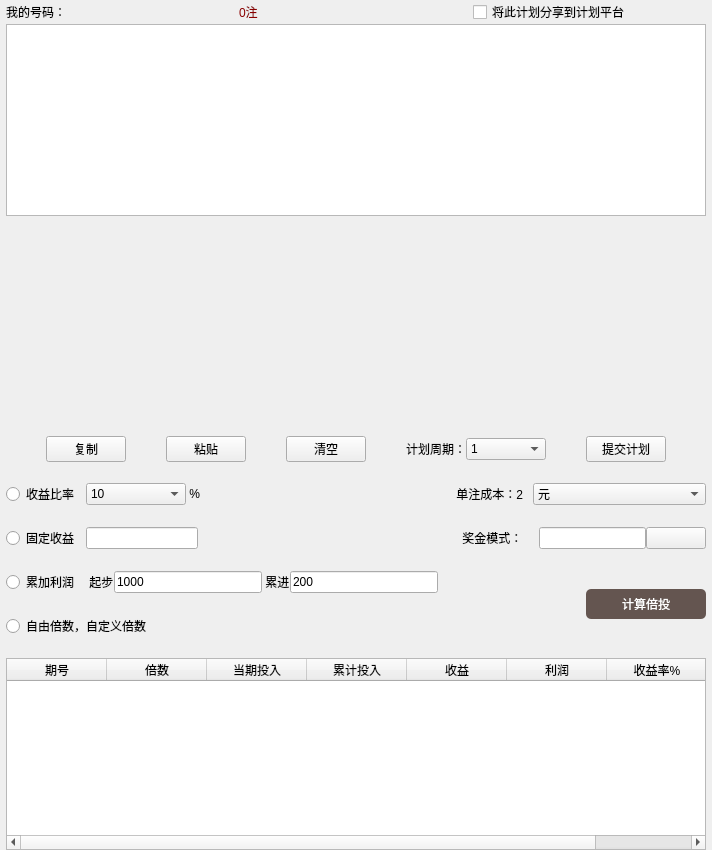
        <widget class="QWidget" name="widget" native="true">
         <property name="sizePolicy">
          <sizepolicy hsizetype="Preferred" vsizetype="Preferred">
           <horstretch>0</horstretch>
           <verstretch>1</verstretch>
          </sizepolicy>
         </property>
         <layout class="QVBoxLayout" name="verticalLayout_10">
          <property name="spacing">
           <number>0</number>
          </property>
          <property name="leftMargin">
           <number>0</number>
          </property>
          <property name="topMargin">
           <number>0</number>
          </property>
          <property name="rightMargin">
           <number>0</number>
          </property>
          <property name="bottomMargin">
           <number>0</number>
          </property>
          <item>
           <layout class="QVBoxLayout" name="verticalLayout_9">
            <property name="leftMargin">
             <number>6</number>
            </property>
            <property name="rightMargin">
             <number>6</number>
            </property>
            <item>
             <layout class="QHBoxLayout" name="horizontalLayout_13">
              <item>
               <widget class="QLabel" name="label_7">
                <property name="text">
                 <string>我的号码：</string>
                </property>
               </widget>
              </item>
              <item>
               <widget class="QLabel" name="label_8">
                <property name="styleSheet">
                 <string notr="true">color: darkred;</string>
                </property>
                <property name="text">
                 <string>0注</string>
                </property>
               </widget>
              </item>
              <item>
               <widget class="QCheckBox" name="checkBox_47">
                <property name="text">
                 <string>将此计划分享到计划平台</string>
                </property>
               </widget>
              </item>
             </layout>
            </item>
            <item>
             <widget class="QTextEdit" name="textEdit"/>
            </item>
            <item>
             <widget class="QWidget" name="widget_2" native="true">
              <property name="minimumSize">
               <size>
                <width>0</width>
                <height>200</height>
               </size>
              </property>
             </widget>
            </item>
            <item>
             <spacer name="horizontalSpacer_24">
              <property name="orientation">
               <enum>Qt::Horizontal</enum>
              </property>
              <property name="sizeHint" stdset="0">
               <size>
                <width>40</width>
                <height>20</height>
               </size>
              </property>
             </spacer>
            </item>
            <item>
             <layout class="QHBoxLayout" name="horizontalLayout_15">
              <item>
               <spacer name="horizontalSpacer_22">
                <property name="orientation">
                 <enum>Qt::Horizontal</enum>
                </property>
                <property name="sizeHint" stdset="0">
                 <size>
                  <width>40</width>
                  <height>20</height>
                 </size>
                </property>
               </spacer>
              </item>
              <item>
               <widget class="QPushButton" name="pushButton">
                <property name="text">
                 <string>复制</string>
                </property>
               </widget>
              </item>
              <item>
               <spacer name="horizontalSpacer_18">
                <property name="orientation">
                 <enum>Qt::Horizontal</enum>
                </property>
                <property name="sizeHint" stdset="0">
                 <size>
                  <width>40</width>
                  <height>20</height>
                 </size>
                </property>
               </spacer>
              </item>
              <item>
               <widget class="QPushButton" name="pushButton_2">
                <property name="text">
                 <string>粘贴</string>
                </property>
               </widget>
              </item>
              <item>
               <spacer name="horizontalSpacer_19">
                <property name="orientation">
                 <enum>Qt::Horizontal</enum>
                </property>
                <property name="sizeHint" stdset="0">
                 <size>
                  <width>40</width>
                  <height>20</height>
                 </size>
                </property>
               </spacer>
              </item>
              <item>
               <widget class="QPushButton" name="pushButton_3">
                <property name="text">
                 <string>清空</string>
                </property>
               </widget>
              </item>
              <item>
               <spacer name="horizontalSpacer_20">
                <property name="orientation">
                 <enum>Qt::Horizontal</enum>
                </property>
                <property name="sizeHint" stdset="0">
                 <size>
                  <width>40</width>
                  <height>20</height>
                 </size>
                </property>
               </spacer>
              </item>
              <item>
               <layout class="QHBoxLayout" name="horizontalLayout_14">
                <item>
                 <widget class="QLabel" name="label_9">
                  <property name="text">
                   <string>计划周期：</string>
                  </property>
                 </widget>
                </item>
                <item>
                 <widget class="QComboBox" name="comboBox">
                  <property name="minimumSize">
                   <size>
                    <width>80</width>
                    <height>0</height>
                   </size>
                  </property>
                  <property name="maximumSize">
                   <size>
                    <width>80</width>
                    <height>16777215</height>
                   </size>
                  </property>
                  <item>
                   <property name="text">
                    <string>1</string>
                   </property>
                  </item>
                  <item>
                   <property name="text">
                    <string>2</string>
                   </property>
                  </item>
                  <item>
                   <property name="text">
                    <string>3</string>
                   </property>
                  </item>
                  <item>
                   <property name="text">
                    <string>4</string>
                   </property>
                  </item>
                  <item>
                   <property name="text">
                    <string>5</string>
                   </property>
                  </item>
                  <item>
                   <property name="text">
                    <string>6</string>
                   </property>
                  </item>
                  <item>
                   <property name="text">
                    <string>7</string>
                   </property>
                  </item>
                  <item>
                   <property name="text">
                    <string>8</string>
                   </property>
                  </item>
                  <item>
                   <property name="text">
                    <string>9</string>
                   </property>
                  </item>
                  <item>
                   <property name="text">
                    <string>10</string>
                   </property>
                  </item>
                  <item>
                   <property name="text">
                    <string>11</string>
                   </property>
                  </item>
                  <item>
                   <property name="text">
                    <string>12</string>
                   </property>
                  </item>
                  <item>
                   <property name="text">
                    <string>13</string>
                   </property>
                  </item>
                  <item>
                   <property name="text">
                    <string>14</string>
                   </property>
                  </item>
                  <item>
                   <property name="text">
                    <string>15</string>
                   </property>
                  </item>
                  <item>
                   <property name="text">
                    <string>16</string>
                   </property>
                  </item>
                  <item>
                   <property name="text">
                    <string>17</string>
                   </property>
                  </item>
                  <item>
                   <property name="text">
                    <string>18</string>
                   </property>
                  </item>
                  <item>
                   <property name="text">
                    <string>19</string>
                   </property>
                  </item>
                  <item>
                   <property name="text">
                    <string>20</string>
                   </property>
                  </item>
                  <item>
                   <property name="text">
                    <string>21</string>
                   </property>
                  </item>
                  <item>
                   <property name="text">
                    <string>22</string>
                   </property>
                  </item>
                  <item>
                   <property name="text">
                    <string>23</string>
                   </property>
                  </item>
                  <item>
                   <property name="text">
                    <string>24</string>
                   </property>
                  </item>
                  <item>
                   <property name="text">
                    <string>25</string>
                   </property>
                  </item>
                  <item>
                   <property name="text">
                    <string>26</string>
                   </property>
                  </item>
                  <item>
                   <property name="text">
                    <string>27</string>
                   </property>
                  </item>
                  <item>
                   <property name="text">
                    <string>28</string>
                   </property>
                  </item>
                  <item>
                   <property name="text">
                    <string>29</string>
                   </property>
                  </item>
                  <item>
                   <property name="text">
                    <string>30</string>
                   </property>
                  </item>
                  <item>
                   <property name="text">
                    <string>31</string>
                   </property>
                  </item>
                  <item>
                   <property name="text">
                    <string>32</string>
                   </property>
                  </item>
                  <item>
                   <property name="text">
                    <string>33</string>
                   </property>
                  </item>
                  <item>
                   <property name="text">
                    <string>34</string>
                   </property>
                  </item>
                  <item>
                   <property name="text">
                    <string>35</string>
                   </property>
                  </item>
                  <item>
                   <property name="text">
                    <string>36</string>
                   </property>
                  </item>
                  <item>
                   <property name="text">
                    <string>37</string>
                   </property>
                  </item>
                  <item>
                   <property name="text">
                    <string>38</string>
                   </property>
                  </item>
                  <item>
                   <property name="text">
                    <string>39</string>
                   </property>
                  </item>
                  <item>
                   <property name="text">
                    <string>40</string>
                   </property>
                  </item>
                  <item>
                   <property name="text">
                    <string>41</string>
                   </property>
                  </item>
                  <item>
                   <property name="text">
                    <string>42</string>
                   </property>
                  </item>
                  <item>
                   <property name="text">
                    <string>43</string>
                   </property>
                  </item>
                  <item>
                   <property name="text">
                    <string>44</string>
                   </property>
                  </item>
                  <item>
                   <property name="text">
                    <string>45</string>
                   </property>
                  </item>
                  <item>
                   <property name="text">
                    <string>46</string>
                   </property>
                  </item>
                  <item>
                   <property name="text">
                    <string>47</string>
                   </property>
                  </item>
                  <item>
                   <property name="text">
                    <string>48</string>
                   </property>
                  </item>
                  <item>
                   <property name="text">
                    <string>49</string>
                   </property>
                  </item>
                  <item>
                   <property name="text">
                    <string>50</string>
                   </property>
                  </item>
                 </widget>
                </item>
               </layout>
              </item>
              <item>
               <spacer name="horizontalSpacer_23">
                <property name="orientation">
                 <enum>Qt::Horizontal</enum>
                </property>
                <property name="sizeHint" stdset="0">
                 <size>
                  <width>40</width>
                  <height>20</height>
                 </size>
                </property>
               </spacer>
              </item>
              <item>
               <widget class="QPushButton" name="pushButton_4">
                <property name="text">
                 <string>提交计划</string>
                </property>
               </widget>
              </item>
              <item>
               <spacer name="horizontalSpacer_21">
                <property name="orientation">
                 <enum>Qt::Horizontal</enum>
                </property>
                <property name="sizeHint" stdset="0">
                 <size>
                  <width>40</width>
                  <height>20</height>
                 </size>
                </property>
               </spacer>
              </item>
             </layout>
            </item>
            <item>
             <spacer name="horizontalSpacer_12">
              <property name="orientation">
               <enum>Qt::Horizontal</enum>
              </property>
              <property name="sizeHint" stdset="0">
               <size>
                <width>40</width>
                <height>20</height>
               </size>
              </property>
             </spacer>
            </item>
            <item>
             <layout class="QHBoxLayout" name="horizontalLayout_16">
              <item>
               <widget class="QRadioButton" name="radioButton">
                <property name="minimumSize">
                 <size>
                  <width>80</width>
                  <height>0</height>
                 </size>
                </property>
                <property name="maximumSize">
                 <size>
                  <width>80</width>
                  <height>16777215</height>
                 </size>
                </property>
                <property name="text">
                 <string>收益比率</string>
                </property>
               </widget>
              </item>
              <item>
               <widget class="QComboBox" name="comboBox_3">
                <property name="minimumSize">
                 <size>
                  <width>100</width>
                  <height>0</height>
                 </size>
                </property>
                <property name="maximumSize">
                 <size>
                  <width>100</width>
                  <height>16777215</height>
                 </size>
                </property>
                <property name="styleSheet">
                 <string notr="true"/>
                </property>
                <item>
                 <property name="text">
                  <string>10</string>
                 </property>
                </item>
                <item>
                 <property name="text">
                  <string>20</string>
                 </property>
                </item>
                <item>
                 <property name="text">
                  <string>30</string>
                 </property>
                </item>
                <item>
                 <property name="text">
                  <string>40</string>
                 </property>
                </item>
                <item>
                 <property name="text">
                  <string>50</string>
                 </property>
                </item>
                <item>
                 <property name="text">
                  <string>60</string>
                 </property>
                </item>
                <item>
                 <property name="text">
                  <string>70</string>
                 </property>
                </item>
                <item>
                 <property name="text">
                  <string>80</string>
                 </property>
                </item>
                <item>
                 <property name="text">
                  <string>90</string>
                 </property>
                </item>
               </widget>
              </item>
              <item>
               <widget class="QLabel" name="label_14">
                <property name="minimumSize">
                 <size>
                  <width>27</width>
                  <height>0</height>
                 </size>
                </property>
                <property name="maximumSize">
                 <size>
                  <width>27</width>
                  <height>16777215</height>
                 </size>
                </property>
                <property name="text">
                 <string> %</string>
                </property>
               </widget>
              </item>
              <item>
               <spacer name="horizontalSpacer_13">
                <property name="orientation">
                 <enum>Qt::Horizontal</enum>
                </property>
                <property name="sizeHint" stdset="0">
                 <size>
                  <width>40</width>
                  <height>20</height>
                 </size>
                </property>
               </spacer>
              </item>
              <item>
               <widget class="QLabel" name="label_10">
                <property name="minimumSize">
                 <size>
                  <width>80</width>
                  <height>0</height>
                 </size>
                </property>
                <property name="maximumSize">
                 <size>
                  <width>80</width>
                  <height>16777215</height>
                 </size>
                </property>
                <property name="text">
                 <string> 单注成本：2</string>
                </property>
               </widget>
              </item>
              <item>
               <widget class="QComboBox" name="comboBox_2">
                <property name="minimumSize">
                 <size>
                  <width>173</width>
                  <height>0</height>
                 </size>
                </property>
                <property name="maximumSize">
                 <size>
                  <width>173</width>
                  <height>16777215</height>
                 </size>
                </property>
                <property name="styleSheet">
                 <string notr="true"/>
                </property>
                <item>
                 <property name="text">
                  <string>元</string>
                 </property>
                </item>
                <item>
                 <property name="text">
                  <string>角</string>
                 </property>
                </item>
                <item>
                 <property name="text">
                  <string>分</string>
                 </property>
                </item>
               </widget>
              </item>
             </layout>
            </item>
            <item>
             <spacer name="horizontalSpacer_14">
              <property name="orientation">
               <enum>Qt::Horizontal</enum>
              </property>
              <property name="sizeHint" stdset="0">
               <size>
                <width>40</width>
                <height>20</height>
               </size>
              </property>
             </spacer>
            </item>
            <item>
             <layout class="QHBoxLayout" name="horizontalLayout_17">
              <item>
               <widget class="QRadioButton" name="radioButton_2">
                <property name="minimumSize">
                 <size>
                  <width>80</width>
                  <height>0</height>
                 </size>
                </property>
                <property name="maximumSize">
                 <size>
                  <width>80</width>
                  <height>16777215</height>
                 </size>
                </property>
                <property name="text">
                 <string>固定收益</string>
                </property>
               </widget>
              </item>
              <item>
               <widget class="QLineEdit" name="lineEdit">
                <property name="minimumSize">
                 <size>
                  <width>112</width>
                  <height>0</height>
                 </size>
                </property>
                <property name="maximumSize">
                 <size>
                  <width>107</width>
                  <height>16777215</height>
                 </size>
                </property>
               </widget>
              </item>
              <item>
               <spacer name="horizontalSpacer_7">
                <property name="orientation">
                 <enum>Qt::Horizontal</enum>
                </property>
                <property name="sizeHint" stdset="0">
                 <size>
                  <width>40</width>
                  <height>20</height>
                 </size>
                </property>
               </spacer>
              </item>
              <item>
               <widget class="QLabel" name="label_11">
                <property name="minimumSize">
                 <size>
                  <width>80</width>
                  <height>0</height>
                 </size>
                </property>
                <property name="maximumSize">
                 <size>
                  <width>80</width>
                  <height>16777215</height>
                 </size>
                </property>
                <property name="text">
                 <string> 奖金模式：</string>
                </property>
               </widget>
              </item>
              <item>
               <widget class="QLineEdit" name="lineEdit_2">
                <property name="minimumSize">
                 <size>
                  <width>107</width>
                  <height>0</height>
                 </size>
                </property>
                <property name="maximumSize">
                 <size>
                  <width>107</width>
                  <height>16777215</height>
                 </size>
                </property>
               </widget>
              </item>
              <item>
               <widget class="QPushButton" name="pushButton_5">
                <property name="minimumSize">
                 <size>
                  <width>60</width>
                  <height>0</height>
                 </size>
                </property>
                <property name="maximumSize">
                 <size>
                  <width>30</width>
                  <height>16777215</height>
                 </size>
                </property>
                <property name="text">
                 <string/>
                </property>
                <property name="icon">
                 <iconset resource="../res.qrc">
                  <normaloff>:/image/image/Information.png</normaloff>:/image/image/Information.png</iconset>
                </property>
               </widget>
              </item>
             </layout>
            </item>
            <item>
             <spacer name="horizontalSpacer_15">
              <property name="orientation">
               <enum>Qt::Horizontal</enum>
              </property>
              <property name="sizeHint" stdset="0">
               <size>
                <width>40</width>
                <height>20</height>
               </size>
              </property>
             </spacer>
            </item>
            <item>
             <layout class="QHBoxLayout" name="horizontalLayout_20">
              <item>
               <layout class="QVBoxLayout" name="verticalLayout_8">
                <item>
                 <layout class="QHBoxLayout" name="horizontalLayout_18">
                  <item>
                   <widget class="QRadioButton" name="radioButton_3">
                    <property name="minimumSize">
                     <size>
                      <width>80</width>
                      <height>0</height>
                     </size>
                    </property>
                    <property name="maximumSize">
                     <size>
                      <width>80</width>
                      <height>16777215</height>
                     </size>
                    </property>
                    <property name="text">
                     <string>累加利润</string>
                    </property>
                   </widget>
                  </item>
                  <item>
                   <widget class="QLabel" name="label_12">
                    <property name="text">
                     <string> 起步</string>
                    </property>
                   </widget>
                  </item>
                  <item>
                   <widget class="QLineEdit" name="lineEdit_3">
                    <property name="text">
                     <string>1000</string>
                    </property>
                   </widget>
                  </item>
                  <item>
                   <widget class="QLabel" name="label_13">
                    <property name="text">
                     <string> 累进</string>
                    </property>
                   </widget>
                  </item>
                  <item>
                   <widget class="QLineEdit" name="lineEdit_4">
                    <property name="text">
                     <string>200</string>
                    </property>
                   </widget>
                  </item>
                  <item>
                   <spacer name="horizontalSpacer_8">
                    <property name="orientation">
                     <enum>Qt::Horizontal</enum>
                    </property>
                    <property name="sizeHint" stdset="0">
                     <size>
                      <width>40</width>
                      <height>20</height>
                     </size>
                    </property>
                   </spacer>
                  </item>
                 </layout>
                </item>
                <item>
                 <spacer name="horizontalSpacer_16">
                  <property name="orientation">
                   <enum>Qt::Horizontal</enum>
                  </property>
                  <property name="sizeHint" stdset="0">
                   <size>
                    <width>40</width>
                    <height>20</height>
                   </size>
                  </property>
                 </spacer>
                </item>
                <item>
                 <layout class="QHBoxLayout" name="horizontalLayout_19">
                  <item>
                   <widget class="QRadioButton" name="radioButton_4">
                    <property name="minimumSize">
                     <size>
                      <width>145</width>
                      <height>0</height>
                     </size>
                    </property>
                    <property name="maximumSize">
                     <size>
                      <width>145</width>
                      <height>16777215</height>
                     </size>
                    </property>
                    <property name="text">
                     <string>自由倍数，自定义倍数</string>
                    </property>
                   </widget>
                  </item>
                  <item>
                   <spacer name="horizontalSpacer_9">
                    <property name="orientation">
                     <enum>Qt::Horizontal</enum>
                    </property>
                    <property name="sizeHint" stdset="0">
                     <size>
                      <width>40</width>
                      <height>20</height>
                     </size>
                    </property>
                   </spacer>
                  </item>
                 </layout>
                </item>
               </layout>
              </item>
              <item>
               <widget class="QPushButton" name="pushButton_6">
                <property name="styleSheet">
                 <string notr="true">QPushButton:hover
{
background-color: rgb(180, 85, 100);
border-radius:5px;
color:white;
}

QPushButton:hover:pressed
{
background-color:rgb(180, 85, 100);
border-radius:5px;
color:white;
}

QPushButton
{
background-color:rgb(100, 85, 80);
color:white;
border-radius:5px;
height: 30px;
min-width: 120px;
spacing: 10px;
padding: 0px 0px;
}</string>
                </property>
                <property name="text">
                 <string>计算倍投</string>
                </property>
               </widget>
              </item>
             </layout>
            </item>
            <item>
             <spacer name="horizontalSpacer_17">
              <property name="orientation">
               <enum>Qt::Horizontal</enum>
              </property>
              <property name="sizeHint" stdset="0">
               <size>
                <width>40</width>
                <height>20</height>
               </size>
              </property>
             </spacer>
            </item>
            <item>
             <widget class="QTableWidget" name="tableWidgetPut">
              <column>
               <property name="text">
                <string>期号</string>
               </property>
              </column>
              <column>
               <property name="text">
                <string>倍数</string>
               </property>
              </column>
              <column>
               <property name="text">
                <string>当期投入</string>
               </property>
              </column>
              <column>
               <property name="text">
                <string>累计投入</string>
               </property>
              </column>
              <column>
               <property name="text">
                <string>收益</string>
               </property>
              </column>
              <column>
               <property name="text">
                <string>利润</string>
               </property>
              </column>
              <column>
               <property name="text">
                <string>收益率%</string>
               </property>
              </column>
             </widget>
            </item>
           </layout>
          </item>
         </layout>
        </widget>
